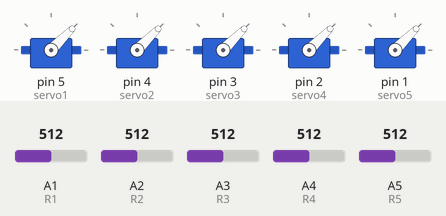
A sketch run on a simulated Arduino Uno, built with avr-gcc and run on an emulated ATmega328P. Shown: 5 × servo. The test bench sets the inputs (shaded band); at power-on: A1 (R1) = 512, A2 (R2) = 512, A3 (R3) = 512, A4 (R4) = 512, A5 (R5) = 512.

Above: at 1.2 s.
1.3 s: A1 (R1) set to 716
At 2.3 s:
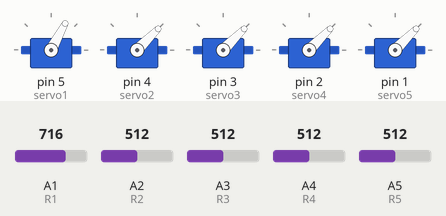
2.8 s: A2 (R2) set to 716
At 3.2 s:
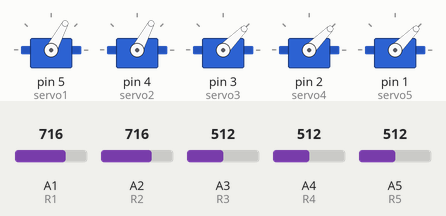
4.3 s: A3 (R3) set to 716
At 5.4 s:
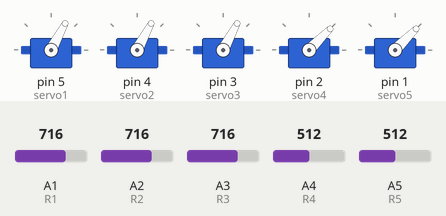
5.8 s: A4 (R4) set to 716
At 6.3 s:
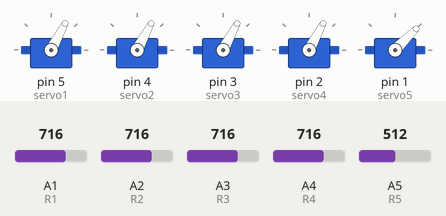
7.3 s: A5 (R5) set to 716
At 8.4 s:
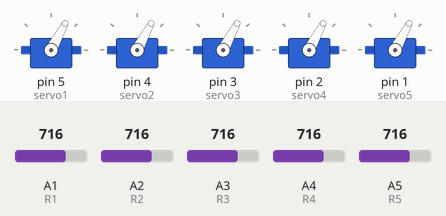
8.8 s: A1 (R1) set to 992
At 9.3 s:
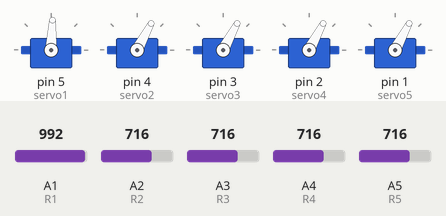
Timing chart, 0 to 11.3 s (numbered marks = the images above; inputs shaded):
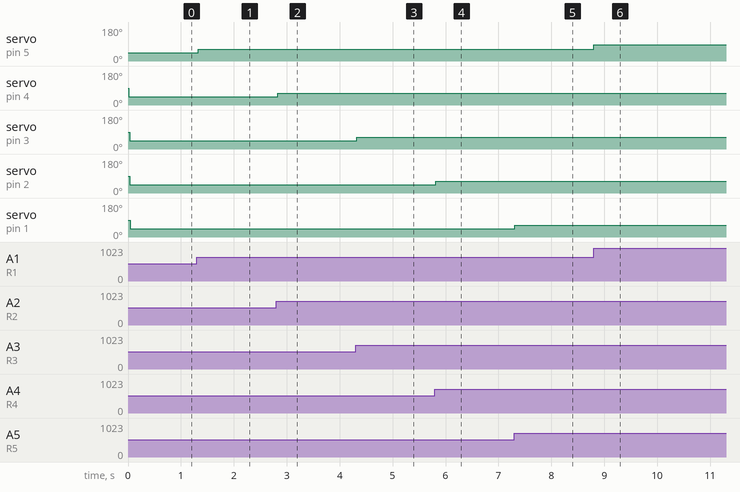

The sketch:

Servo_Motors_Code1.ino
```cpp
// include Servo Library

#include <Servo.h>
//Define the servos
Servo servo1;
Servo servo2;
Servo servo3;
Servo servo4;
Servo servo5;

// define Potentiometers

int R1= A1;
int R2= A2;
int R3= A3;
int R4= A4;
int R5= A5;

// define value of Potentiometers
int valR1;
int valR2;
int valR3;
int valR4;
int valR5;

//Set every servo motor to its connected pin
void setup()
{
servo1.attach(5);
servo2.attach(4);
servo3.attach(3);
servo4.attach(2);
servo5.attach(1);

}

//In a Void loop, assign the defined new variables for the potentiometers to the connected pin using the function “Analogread” to read the change resistance once changed by the user. Then, using the function “map” assign the movement of the servo in degrees. Since all potentiometers are 10KΩ, 0Ω will be 0 degrees and 10KΩ will be 90 degrees.  Finally, using “write” function for each servo motor will move according to the value of the assigned variable of the potentiometer.
void loop()
{
 valR1=analogRead(R1);
 valR1= map (valR1, 0, 1023, 0, 90);
 servo1.write(valR1);
 delay(10);

 valR2=analogRead(R2);
 valR2= map (valR2, 0, 1023, 0, 90);
 servo2.write(valR2);
 delay(10);

 valR3=analogRead(R3);
 valR3= map (valR3, 0, 1023, 0, 90);
 servo3.write(valR3);
 delay(10);


 valR4=analogRead(R4);
 valR4= map (valR4, 0, 1023, 0, 90);
 servo4.write(valR4);
 delay(10);

 valR5=analogRead(R5);

 valR5= map (valR5, 0, 1023, 0, 90);
 servo5.write(valR5);
 delay(10);
}
```

Measured:
- after the input at 1.3 s, servo on pin 5 (servo1): 45° → 62° at once
- after the input at 2.8 s, servo on pin 4 (servo2): 45° → 62° at once
- after the input at 4.3 s, servo on pin 3 (servo3): 45° → 62° at once
- after the input at 5.8 s, servo on pin 2 (servo4): 45° → 62° at once
- after the input at 7.3 s, servo on pin 1 (servo5): 45° → 62° at once
- after the input at 8.8 s, servo on pin 5 (servo1): 62° → 87° at once
